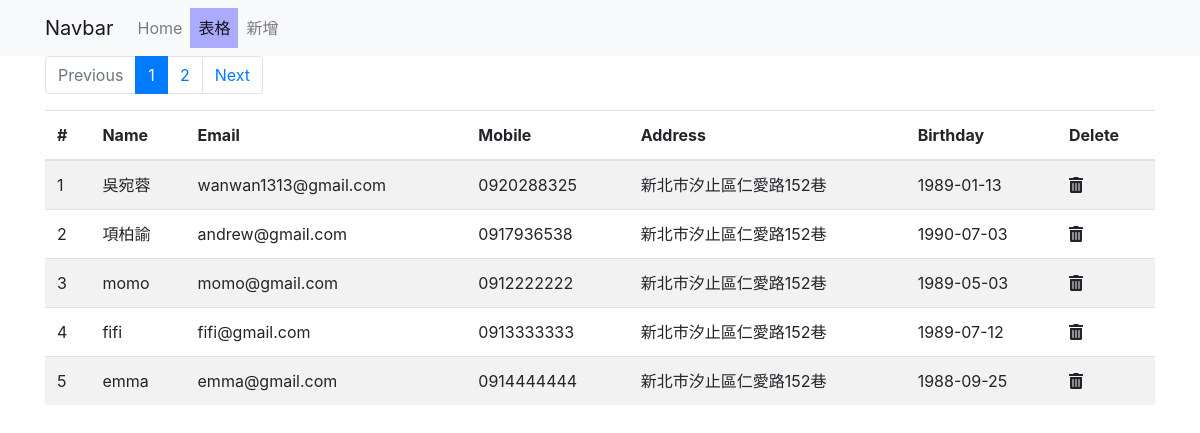
Page /connect-SQL/table-sql.php on the earlier database version.
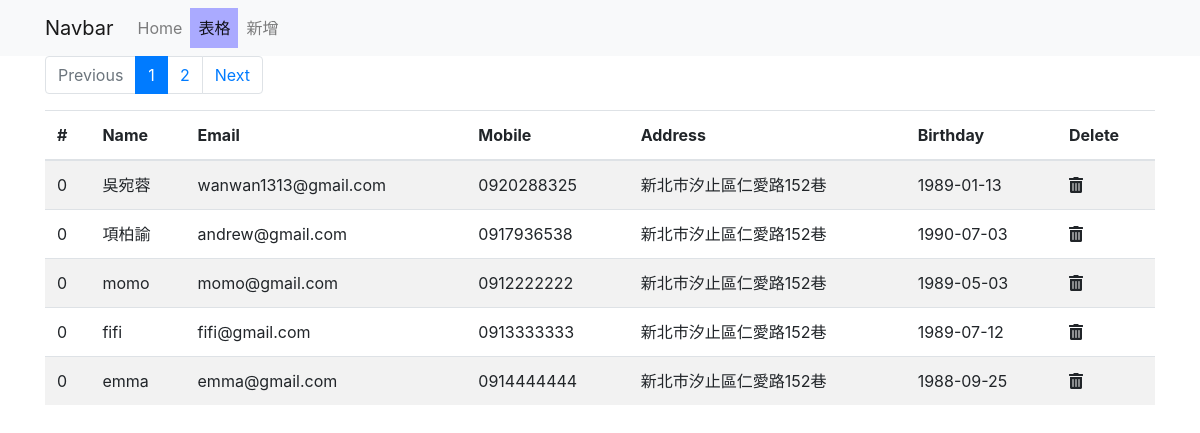
Same page on the later database version.
### tables this page shows
CREATE TABLE `address_book2` (
  `sid` int(11) NOT NULL,
  `name` varchar(255) NOT NULL,
  `email` varchar(255) DEFAULT NULL,
  `mobile` varchar(255) NOT NULL,
  `address` varchar(255) NOT NULL,
  `birthday` date NOT NULL,
  `create_at` datetime NOT NULL
);

### connect-SQL/table-sql.php (the view, shortened to what this page needs)
<?php include __DIR__ . '../../parts/comfig.php' ?>
<?php
$page_title = '我的表格';
$page_num = 5;
$page_num_sql = "SELECT COUNT(1) FROM address_book2";
$page_row_total = $pdo->query($page_num_sql)->fetch(PDO::FETCH_NUM)[0];
$pages = ceil($page_row_total / $page_num);
$page = isset($_GET['page']) ? intval($_GET['page']) : 1 ;
$sql = sprintf("SELECT * FROM address_book2 LIMIT %s,%s", ($page-1)*$page_num , $page_num );
$rows = $pdo->query($sql)->fetchAll();
?>
<?php include __DIR__ . '../../parts/html-head.php' ?>
<?php include __DIR__ . '../../parts/navber.php' ?>
<div class="container">
    <div class="row">
        <div class="col">
            <nav aria-label="Page navigation example">
                <ul class="pagination">
                    <li class="page-item <?= $page<=1 ? 'disabled':''?>"><a class="page-link" href="?page=<?= $page-1?>">Previous</a></li>
                    <?php for( $i=1; $i<=$pages; $i++): ?>
                    <li class="page-item <?= $page==$i ? 'active' : '' ?> "><a class="page-link" href="?page=<?= $i ?>"><?= $i ?></a></li>
                    <?php endfor; ?>
                    <li class="page-item <?= $page>=$pages ? 'disabled':''?>"><a class="page-link " href="?page=<?= $page+1?>">Next</a></li>
                </ul>
            </nav>
        </div>
    </div>
    <table class="table table-striped">
        <thead>
            <tr>
                <th scope="col">#</th>
                <th scope="col">Name</th>
                <th scope="col">Email</th>
                <th scope="col">Mobile</th>
                <th scope="col">Address</th>
                <th scope="col">Birthday</th>
                <th scope="col">Delete</th>
            </tr>
        </thead>
        <tbody>
            <?php foreach ($rows as $r) : ?>
                <tr class="person">
                    <td><?= $r['sid'] ?></td>
                    <td><?= $r['name'] ?></td>
                    <td><?= $r['email'] ?></td>
                    <td><?= $r['mobile'] ?></td>
                    <td><?= $r['address'] ?></td>
                    <td><?= $r['birthday'] ?></td>
                    <td class="delete"><i class="fas fa-trash-alt"></i></td>
                </tr>
            <?php endforeach; ?>
        </tbody>
    </table>
</div>
<?php include __DIR__ . '../../parts/html-foot.php' ?>

### parts/html-head.php (shortened to what this page needs)
<!DOCTYPE html>
<html lang="en">
<head>
    <link rel="stylesheet" href=" <?= WEB_ROOT ?>/bootstrap/css/bootstrap.css">
    <link rel="stylesheet" href=" <?= WEB_ROOT ?>/css/<?= $mycss ?>">
    <link rel="stylesheet" href="https://use.fontawesome.com/releases/v5.7.2/css/all.css" />

### parts/navber.php (shortened to what this page needs)
<nav class="navbar navbar-expand-lg navbar-light bg-light">
    <div class="container">
        <a class="navbar-brand" href="#">Navbar</a>
        <div class="collapse navbar-collapse" id="navbarSupportedContent">
            <ul class="navbar-nav mr-auto">
                <li class="nav-item ">
                    <a class="nav-link" href="#">Home <span class="sr-only">(current)</span></a>
                </li>
                <li class="nav-item <?= $page_title=='我的表格'? 'active':'' ?>">
                    <a class="nav-link " href="table-sql.php">表格</a>
                </li>
                <li class="nav-item <?= $page_title=='我的新增表單'? 'active':'' ?>">
                    <a class="nav-link" href="form-sql.php">新增</a>
                </li>
            </ul>
        </div>
    </div>
</nav>

### parts/html-foot.php
</body>
</html>

### parts/navber.php (style rules this page uses)
nav .nav-item.active { background-color: #aaf; }

Differences in the rows shown:
removed address_book2: sid "1", name "吳宛蓉", email "wanwan1313@gmail.com", mobile "0920288325", address "新北市汐止區仁愛路152巷", birthday "1989-01-13"
removed address_book2: sid "2", name "項柏諭", email "andrew@gmail.com", mobile "0917936538", address "新北市汐止區仁愛路152巷", birthday "1990-07-03"
removed address_book2: sid "3", name "momo", email "momo@gmail.com", mobile "0912222222", address "新北市汐止區仁愛路152巷", birthday "1989-05-03"
removed address_book2: sid "4", name "fifi", email "fifi@gmail.com", mobile "0913333333", address "新北市汐止區仁愛路152巷", birthday "1989-07-12"
removed address_book2: sid "5", name "emma", email "emma@gmail.com", mobile "0914444444", address "新北市汐止區仁愛路152巷", birthday "1988-09-25"
added address_book2: sid "0", name "吳宛蓉", email "wanwan1313@gmail.com", mobile "0920288325", address "新北市汐止區仁愛路152巷", birthday "1989-01-13"
added address_book2: sid "0", name "項柏諭", email "andrew@gmail.com", mobile "0917936538", address "新北市汐止區仁愛路152巷", birthday "1990-07-03"
added address_book2: sid "0", name "momo", email "momo@gmail.com", mobile "0912222222", address "新北市汐止區仁愛路152巷", birthday "1989-05-03"
added address_book2: sid "0", name "fifi", email "fifi@gmail.com", mobile "0913333333", address "新北市汐止區仁愛路152巷", birthday "1989-07-12"
added address_book2: sid "0", name "emma", email "emma@gmail.com", mobile "0914444444", address "新北市汐止區仁愛路152巷", birthday "1988-09-25"
